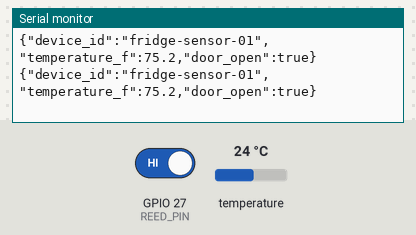
Bench run of a program on a simulated ESP32. On the bench: the last lines printed to the serial monitor. The inputs (shaded band) are chosen by the test bench; at power-on: GPIO 27 (REED_PIN) HIGH, temperature 24 °C.

Above: at 1.9 s.
2.0 s: GPIO 27 (REED_PIN) driven LOW
At 3.1 s:
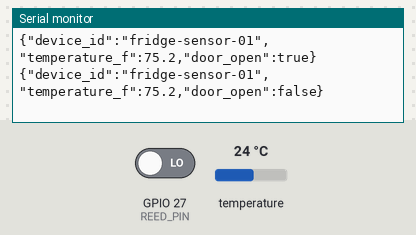
4.8 s: temperature set to 12 °C
At 6.1 s:
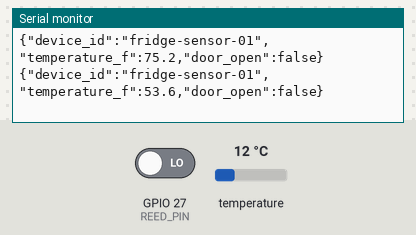
6.3 s: temperature set to 19 °C
At 7.4 s:
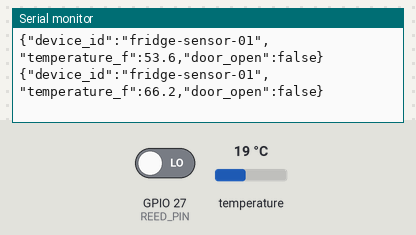
7.8 s: GPIO 27 (REED_PIN) driven HIGH
At 9.1 s:
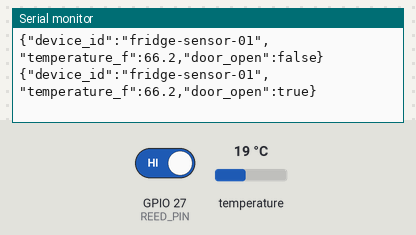
Timing chart, 0 to 10.3 s (numbered marks = the images above; inputs shaded):
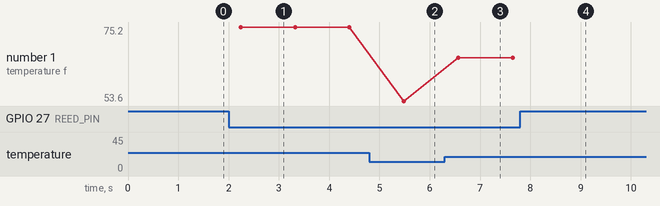

The program:

main.cpp
```cpp
#include <Arduino.h>
#include <Adafruit_TMP117.h>
#include <Wire.h>

constexpr uint8_t SDA_PIN = 21;
constexpr uint8_t SCL_PIN = 22;
constexpr uint8_t REED_PIN = 27;

Adafruit_TMP117 tmp117;

void setup() {
  Serial.begin(115200);
  pinMode(REED_PIN, INPUT_PULLUP);

  Wire.begin(SDA_PIN, SCL_PIN);
  if (!tmp117.begin()) {
    while (true) {
      delay(1000);
    }
  }
}

void loop() {
  sensors_event_t temperature;
  tmp117.getEvent(&temperature);

  const float fahrenheit = temperature.temperature * 9.0F / 5.0F + 32.0F;
  const bool doorOpen = digitalRead(REED_PIN) != LOW;

  Serial.printf(
      "{\"device_id\":\"fridge-sensor-01\",\"temperature_f\":%.1f,"
      "\"door_open\":%s}\n",
      fahrenheit, doorOpen ? "true" : "false");
  delay(1000);
}
```

Measured:
- after the input at 2.0 s, the serial monitor: prints a new line after 0.24 s (image 1)
- after the input at 4.8 s, the serial monitor: prints a new line after 0.68 s (image 2)
- after the input at 6.3 s, the serial monitor: prints a new line after 0.26 s (image 3)
- after the input at 7.8 s, the serial monitor: prints a new line after 0.93 s (image 4)
- plotted number 1: 75.2 → 53.6 after the input at 4.8 s, 53.6 → 66.2 after the input at 6.3 s
